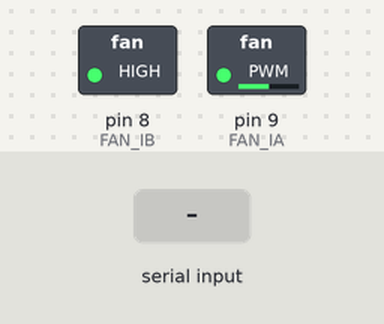
A sketch run on a simulated Arduino Uno, built with avr-gcc and run on an emulated ATmega328P. Shown: switched loads named in the sketch (green lamp = pin HIGH). Inputs (shaded band) come from the test bench. What the sketch prints to the serial monitor is not drawn.

Above: at 1.9 s.
2.0 s: "F,45\n" received over Serial
At 2.7 s:
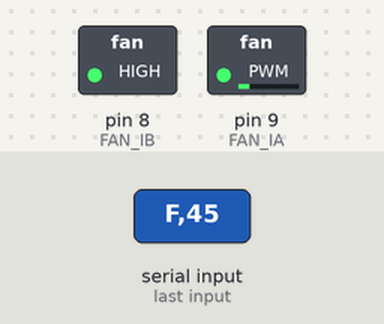
8.8 s: "F128\n" received over Serial
At 9.1 s:
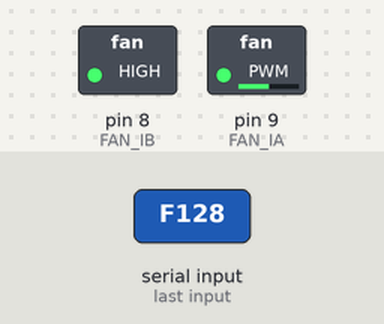
10.3 s: "f,45\n" received over Serial
At 11.6 s:
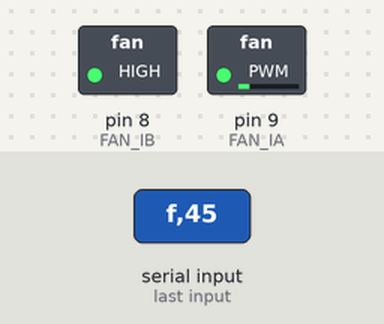
Timing chart, 0 to 12.8 s (numbered marks = the images above; inputs shaded):
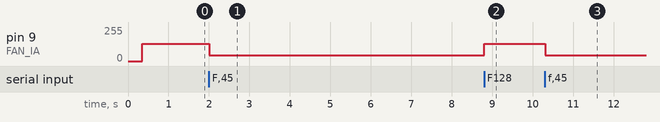

The sketch:

temperature_sensor.ino
```cpp
/*
 * DS18B20 Temperature Sensor & L9110 Fan Control
 * ==============================================
 * Clean production code for thermal prediction system
 *
 * Features:
 * - DS18B20 high-precision temperature reading (±0.5°C)
 * - L9110 PWM fan speed control (0-255)
 * - Works in Serial Monitor (manual testing)
 * - Works with Python script (automated control)
 * - Simple command protocol
 *
 * Hardware:
 * - DS18B20 Temperature Sensor → Pin 2 (OneWire)
 * - L9110 Fan Module:
 *   → IA (Pin 9) - PWM speed control
 *   → IB (Pin 8) - Direction control
 *
 * Commands:
 * - 'T' → Returns temperature (e.g., "24.5625")
 * - 'F<speed>' → Set fan speed 0-255 (e.g., "F128" = 50%)
 * - 'S' → System status (debug info)
 *
 * Author: Thermal Prediction Project
 * Version: 4.0 - Clean & Simple
 */

#include <OneWire.h>
#include <DallasTemperature.h>

// ============================================================================
// HARDWARE CONFIGURATION
// ============================================================================
#define ONE_WIRE_BUS 2    // DS18B20 data pin
#define FAN_IA 9          // L9110 speed control (PWM)
#define FAN_IB 8          // L9110 direction control

// Fan direction (adjust if fan spins wrong way)
#define FAN_REVERSE 1     // 1 = Reverse, 0 = Forward

// ============================================================================
// DS18B20 SETUP
// ============================================================================
OneWire oneWire(ONE_WIRE_BUS);
DallasTemperature sensors(&oneWire);
DeviceAddress tempSensor;

// ============================================================================
// STATE TRACKING
// ============================================================================
int currentFanSpeed = 0;
bool ds18b20Ready = false;

// ============================================================================
// SETUP - RUN ONCE AT STARTUP
// ============================================================================
void setup() {
    // Start serial communication (9600 baud for reliability)
    Serial.begin(9600);

    // Give serial time to initialize
    delay(100);

    // ========================================
    // Initialize DS18B20 Temperature Sensor
    // ========================================
    sensors.begin();
    int deviceCount = sensors.getDeviceCount();

    Serial.println();
    Serial.println("========================================");
    Serial.println("  Thermal Control System v4.0");
    Serial.println("  Hardware: DS18B20 + L9110");
    Serial.println("========================================");
    Serial.println();

    Serial.print("DS18B20 sensors detected: ");
    Serial.println(deviceCount);

    if (deviceCount > 0 && sensors.getAddress(tempSensor, 0)) {
        // Set to 12-bit resolution for max precision (0.0625°C)
        sensors.setResolution(tempSensor, 12);
        ds18b20Ready = true;

        Serial.println("✓ DS18B20 initialized");
        Serial.println("  Resolution: 12-bit (0.0625°C)");
        Serial.println("  Accuracy: ±0.5°C");

        // Print sensor address (for debugging)
        Serial.print("  Address: 0x");
        for (uint8_t i = 0; i < 8; i++) {
            if (tempSensor[i] < 16) Serial.print("0");
            Serial.print(tempSensor[i], HEX);
        }
        Serial.println();
    } else {
        Serial.println("✗ ERROR: DS18B20 not found!");
        Serial.println("  Check wiring:");
        Serial.println("    • VCC (Red) → 5V");
        Serial.println("    • GND (Black) → GND");
        Serial.println("    • DATA (Yellow) → Pin 2");
        Serial.println("    • 4.7kΩ resistor: VCC ↔ DATA");
    }

    // ========================================
    // Initialize L9110 Fan Controller
    // ========================================
    pinMode(FAN_IA, OUTPUT);
    pinMode(FAN_IB, OUTPUT);

    // Start fan at 50% for testing
    setFanSpeed(128);
    currentFanSpeed = 128;

    Serial.println("✓ L9110 initialized");
    Serial.println("  Initial speed: 50% (128/255)");
    #if FAN_REVERSE
    Serial.println("  Direction: REVERSE");
    #else
    Serial.println("  Direction: FORWARD");
    #endif

    Serial.println();
    Serial.println("========================================");
    Serial.println("  READY - Waiting for commands");
    Serial.println("========================================");
    Serial.println();
    Serial.println("Commands:");
    Serial.println("  T       → Get temperature");
    Serial.println("  F<num>  → Set fan speed (0-255)");
    Serial.println("            Example: F192 = 75%");
    Serial.println("  S       → System status");
    Serial.println();
}

// ============================================================================
// MAIN LOOP - RUNS CONTINUOUSLY
// ============================================================================
void loop() {
    // Check for incoming commands
    if (Serial.available() > 0) {
        char command = Serial.read();

        // Ignore newline and carriage return
        if (command == '\n' || command == '\r') {
            return;
        }

        // Process command
        switch (command) {
            case 'T':
            case 't':
                handleTemperatureRequest();
                break;

            case 'F':
            case 'f':
                handleFanControl();
                break;

            case 'S':
            case 's':
                handleStatusRequest();
                break;

            default:
                Serial.print("ERROR: Unknown command '");
                Serial.print(command);
                Serial.println("'");
                Serial.println("Use: T (temp), F<num> (fan), S (status)");
                break;
        }
    }

    // Small delay to prevent serial buffer issues
    delay(10);
}

// ============================================================================
// COMMAND HANDLER: TEMPERATURE REQUEST
// ============================================================================
void handleTemperatureRequest() {
    /*
     * Read DS18B20 and return temperature in Celsius.
     *
     * Response format:
     * - Success: "24.5625" (temperature with 4 decimals)
     * - Failure: "ERROR"
     *
     * DS18B20 returns -127.00 on disconnection/error.
     */

    if (!ds18b20Ready) {
        Serial.println("ERROR");
        return;
    }

    // Request temperature reading from sensor
    sensors.requestTemperatures();

    // Read temperature in Celsius
    float temp = sensors.getTempC(tempSensor);

    // Validate reading
    // DS18B20 valid range: -55°C to +125°C
    if (temp == DEVICE_DISCONNECTED_C || temp < -55.0 || temp > 125.0) {
        Serial.println("ERROR");
    } else {
        // Send temperature with 4 decimal places (12-bit precision)
        Serial.println(temp, 4);
    }
}

// ============================================================================
// COMMAND HANDLER: FAN SPEED CONTROL
// ============================================================================
void handleFanControl() {
    /*
     * Set L9110 fan speed via PWM.
     *
     * Command format: F<speed>
     * - F0   → Fan OFF
     * - F128 → 50% speed
     * - F255 → 100% speed
     *
     * Response:
     * - Success: "OK: Fan = 128/255"
     * - Failure: "ERROR: Speed must be 0-255"
     */

    // Read speed value from serial buffer
    int speed = Serial.parseInt();

    // Validate speed range
    if (speed < 0 || speed > 255) {
        Serial.print("ERROR: Invalid speed ");
        Serial.print(speed);
        Serial.println(" (must be 0-255)");
        return;
    }

    // Set fan speed
    setFanSpeed(speed);//might comment out -- incase
    currentFanSpeed = speed;

    // Confirmation
    Serial.print("OK: Fan = ");
    Serial.print(speed);
    Serial.print("/255 (");
    Serial.print((speed * 100) / 255);
    Serial.println("%)");
}

// ============================================================================
// COMMAND HANDLER: SYSTEM STATUS
// ============================================================================
void handleStatusRequest() {
    /*
     * Display current system state for debugging.
     * Useful for Serial Monitor testing.
     */

    Serial.println();
    Serial.println("========================================");
    Serial.println("         SYSTEM STATUS");
    Serial.println("========================================");

    // Temperature sensor status
    Serial.print("DS18B20 Sensor: ");
    if (!ds18b20Ready) {
        Serial.println("NOT DETECTED");
    } else {
        sensors.requestTemperatures();
        float temp = sensors.getTempC(tempSensor);

        if (temp == DEVICE_DISCONNECTED_C) {
            Serial.println("ERROR (disconnected)");
        } else {
            Serial.print("OK → ");
            Serial.print(temp, 2);
            Serial.println(" °C");
        }
    }

    // Fan status
    Serial.print("L9110 Fan Speed: ");
    Serial.print(currentFanSpeed);
    Serial.print("/255 (");
    Serial.print((currentFanSpeed * 100) / 255);
    Serial.println("%)");

    // Direction
    Serial.print("Fan Direction: ");
    #if FAN_REVERSE
    Serial.println("REVERSE");
    #else
    Serial.println("FORWARD");
    #endif

    // Uptime
    Serial.print("Uptime: ");
    unsigned long seconds = millis() / 1000;
    unsigned long minutes = seconds / 60;
    unsigned long hours = minutes / 60;

    if (hours > 0) {
        Serial.print(hours);
        Serial.print("h ");
    }
    Serial.print(minutes % 60);
    Serial.print("m ");
    Serial.print(seconds % 60);
    Serial.println("s");

    // Free memory (useful for debugging)
    Serial.print("Free RAM: ");
    Serial.print(freeMemory());
    Serial.println(" bytes");

    Serial.println("========================================");
    Serial.println();
}

// ============================================================================
// L9110 FAN SPEED CONTROL
// ============================================================================
void setFanSpeed(int speed) {
    if (speed == 0) {
        analogWrite(FAN_IA, 0);
        digitalWrite(FAN_IB, LOW);
        return;
    }

#if FAN_REVERSE
    digitalWrite(FAN_IB, HIGH);   // reverse direction
#else
    digitalWrite(FAN_IB, LOW);    // forward direction
#endif

    analogWrite(FAN_IA, speed);   // PWM ONLY on pin 9
}
// ============================================================================
// UTILITY: FREE MEMORY CHECK
// ============================================================================
int freeMemory() {
    /*
     * Returns approximate free RAM in bytes.
     * Useful for debugging memory leaks.
     *
     * Arduino Uno has 2KB RAM total.
     * Typical usage: 200-400 bytes for this program.
     */
    extern int __heap_start, *__brkval;
    int v;
    return (int) &v - (__brkval == 0 ? (int) &__heap_start : (int) __brkval);
}

/*
 * ============================================================================
 * HARDWARE WIRING GUIDE
 * ============================================================================
 *
 * DS18B20 TEMPERATURE SENSOR:
 * ---------------------------
 * Pin        → Arduino
 * --------   ---------
 * VCC (Red)    → 5V
 * GND (Black)  → GND
 * DATA (Yellow)→ Pin 2
 *
 * CRITICAL: Add 4.7kΩ pull-up resistor between VCC and DATA!
 * (Some modules have it built-in - check with multimeter)
 *
 *
 * L9110 FAN MODULE:
 * -----------------
 * Pin      → Arduino
 * ----     ---------
 * VCC      → 5V (or external 5-12V for powerful fans)
 * GND      → GND (common ground with Arduino!)
 * A-IA     → Pin 9 (PWM speed control)
 * A-IB     → Pin 8 (direction control)
 *
 * Motor Connections:
 * MOTOR A+ → Fan positive wire (usually red)
 * MOTOR A- → Fan negative wire (usually black)
 *
 * POWER NOTES:
 * - Small fans (<500mA): Arduino 5V is sufficient
 * - Large fans (>500mA): Use external 5-12V power supply
 *   → Connect external GND to Arduino GND (CRITICAL!)
 *   → Arduino provides control signals only
 *
 * FAN DIRECTION:
 * - If fan spins wrong direction, change FAN_REVERSE from 1 to 0
 * - Or swap the motor wires (A+ ↔ A-)
 *
 * ============================================================================
 * TESTING PROCEDURE
 * ============================================================================
 *
 * 1. SERIAL MONITOR TESTING:
 * --------------------------
 * Open Arduino Serial Monitor (9600 baud, Both NL & CR)
 *
 * Test temperature:
 *   Type: T
 *   Expected: "24.5625" (current room temperature)
 *
 * Test fan speed:
 *   Type: F0     → Fan should stop
 *   Type: F128   → Fan at 50%
 *   Type: F255   → Fan at 100%
 *
 * Check status:
 *   Type: S
 *   Expected: Full system status display
 *
 *
 * 2. PYTHON INTEGRATION TESTING:
 * ------------------------------
 * Use this Python snippet:
 *
 *   import serial
 *   import time
 *
 *   arduino = serial.Serial('/dev/ttyUSB0', 9600, timeout=1)
 *   time.sleep(2)  # Wait for Arduino to initialize
 *
 *   # Test temperature
 *   arduino.write(b'T\n')
 *   temp = arduino.readline().decode().strip()
 *   print(f"Temperature: {temp}°C")
 *
 *   # Test fan
 *   arduino.write(b'F192\n')  # 75% speed
 *   response = arduino.readline().decode().strip()
 *   print(response)
 *
 *
 * 3. CONTINUOUS MONITORING:
 * -------------------------
 * Test repeated commands (like Python script does):
 *
 *   while True:
 *       arduino.write(b'T\n')
 *       temp = arduino.readline()
 *       arduino.write(b'F128\n')
 *       time.sleep(1)
 *
 *
 * ============================================================================
 * TROUBLESHOOTING
 * ============================================================================
 *
 * PROBLEM: DS18B20 returns "ERROR"
 * SOLUTION:
 *   1. Check wiring (especially DATA → Pin 2)
 *   2. Verify 4.7kΩ pull-up resistor present
 *   3. Check power supply (5V steady)
 *   4. Try different DS18B20 module (could be faulty)
 *   5. Measure resistance: DATA-to-VCC should be ~4.7kΩ
 *
 * PROBLEM: Fan doesn't spin
 * SOLUTION:
 *   1. Check L9110 power (VCC should be 5-12V)
 *   2. Verify motor connections (A+ and A-)
 *   3. Try full speed: F255
 *   4. Check if fan needs minimum voltage (some need 30%+ to start)
 *   5. Swap FAN_REVERSE setting (try 0 and 1)
 *   6. Test with multimeter: Pin 9 should show ~5V at F255
 *
 * PROBLEM: Serial commands not working
 * SOLUTION:
 *   1. Verify baud rate: 9600 in both Arduino and Serial Monitor
 *   2. Check line ending: "Both NL & CR" in Serial Monitor
 *   3. Try lowercase commands (t, f, s)
 *   4. Re-upload Arduino code
 *   5. Check USB cable (data, not just charging)
 *
 * PROBLEM: Fan spins wrong direction
 * SOLUTION:
 *   1. Change #define FAN_REVERSE from 1 to 0 (or vice versa)
 *   2. Or swap motor wires: A+ ↔ A-
 *   3. Re-upload code
 *
 * PROBLEM: Erratic temperature readings
 * SOLUTION:
 *   1. Add/check 4.7kΩ pull-up resistor
 *   2. Use shorter wire (< 3 meters)
 *   3. Add 0.1µF capacitor near DS18B20 (noise filtering)
 *   4. Keep wire away from power lines (EMI interference)
 *
 * PROBLEM: Arduino resets when fan starts
 * SOLUTION:
 *   1. Power issue! Fan draws too much current
 *   2. Use external power supply for L9110
 *   3. Add 100µF capacitor across Arduino 5V-GND
 *   4. Use separate power supply for Arduino and fan
 *
 * ============================================================================
 * PERFORMANCE SPECS
 * ============================================================================
 *
 * DS18B20 Temperature Sensor:
 * - Accuracy: ±0.5°C (-10°C to +85°C)
 * - Resolution: 0.0625°C (12-bit)
 * - Range: -55°C to +125°C
 * - Conversion time: 750ms (12-bit)
 * - Interface: OneWire (single data line)
 *
 * L9110 Motor Driver:
 * - Operating voltage: 2.5V - 12V
 * - Output current: 800mA per channel (continuous)
 * - Peak current: 1.5A per channel
 * - PWM frequency: Compatible with Arduino (490Hz / 980Hz)
 * - Logic voltage: 5V (Arduino compatible)
 *
 * Arduino Timing:
 * - Loop frequency: ~100 Hz (10ms delay)
 * - Command response: < 5ms (instant)
 * - Temperature read: ~750ms (DS18B20 conversion)
 *
 * ============================================================================
 */
```

Measured:
- after the input at 2.0 s, pin 9 (FAN_IA): 128/255 → 45/255 at once
- after the input at 8.8 s, pin 9 (FAN_IA): 45/255 → 128/255 at once
- after the input at 10.3 s, pin 9 (FAN_IA): 128/255 → 45/255 at once
